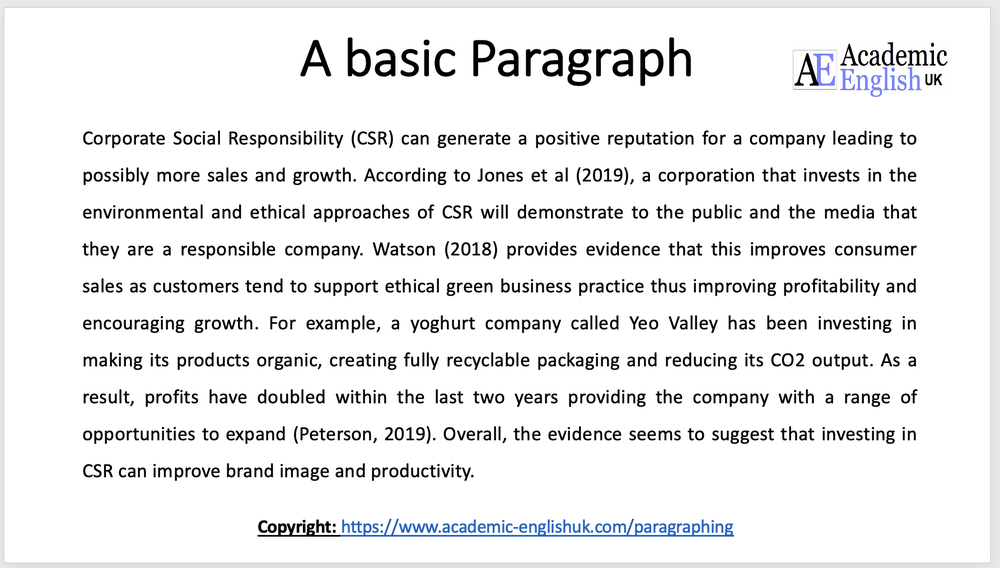
#> input picture paragraph.png, 1000 x 568 px, shrunk from 1786 x 1014 before the run
$ jupyter execute embose.ipynb
#> lines starting #> are read from the running program, lines starting #| are printed output that depends on the picture
[cell 1]
import cv2
import matplotlib.pyplot as plt
import numpy as np

img=cv2.imread('paragraph.png',cv2.IMREAD_GRAYSCALE)
#> img: shape (568, 1000); min 0, max 255, mean 235.9
# img=cv2.imread('lion.jpg',cv2.IMREAD_GRAYSCALE)

k1=np.array([
    [-2,-1,0],
    [-1,1,1],
    [0,1,2]])

img1=cv2.filter2D(img,-1,k1)
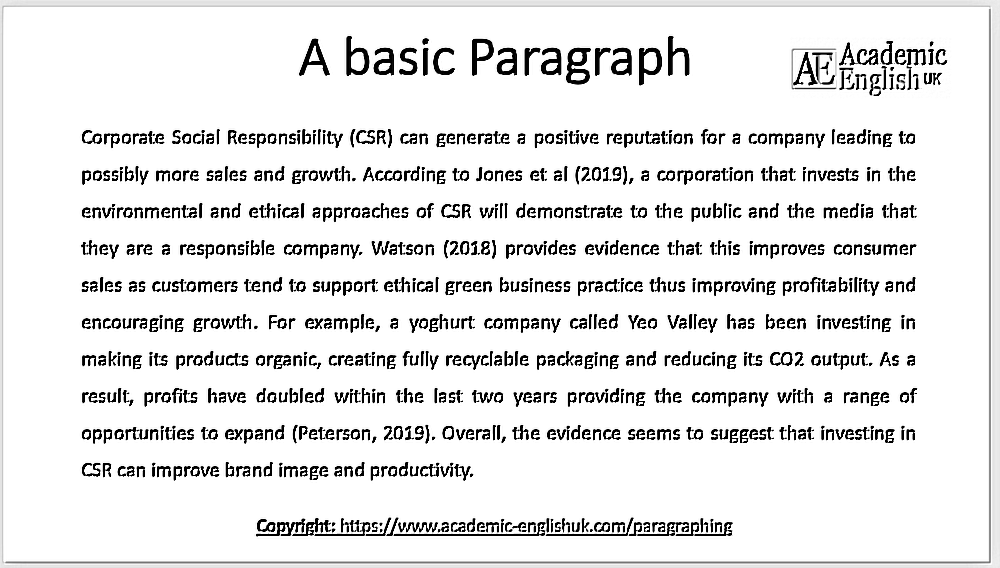
#> img1: shape (568, 1000); min 0, max 255, mean 230.6


# [8 lines of commented-out code are left out]

plt.imshow(img1,cmap="gray"),plt.axis('off')
plt.savefig("lion_embose.jpg")
